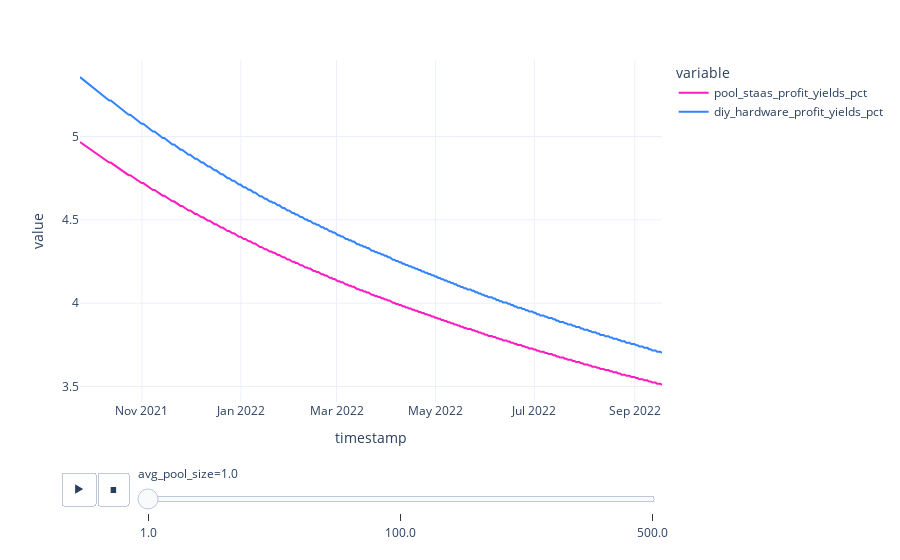

Write notebook code for a chart like this one.
### Code cell
px.line(
    df,
    x='timestamp',
    y=['pool_staas_profit_yields_pct', 'diy_hardware_profit_yields_pct'],
    animation_frame='avg_pool_size'
)

### Figure 1 — Plotly figure (JSON) as saved in the notebook; plotly's stock layout.template omitted (floating-point values rounded to 4 significant figures; data arrays with more than 128 entries replaced by an {"elided": "..."} marker saying what was removed)
{"data": [{"hovertemplate": "variable=pool_staas_profit_yields_pct<br>avg_pool_size=1.0<br>timestamp=%{x}<br>value=%{y}<extra></extra>", "legendgroup": "pool_staas_profit_yields_pct", "line": {"color": "#FC1CBF", "dash": "solid"}, "mode": "lines", "name": "pool_staas_profit_yields_pct", "orientation": "v", "showlegend": true, "type": "scatter", "x": {"elided": "360 str values"}, "xaxis": "x", "y": {"elided": "360 float values"}, "yaxis": "y"}, {"hovertemplate": "variable=diy_hardware_profit_yields_pct<br>avg_pool_size=1.0<br>timestamp=%{x}<br>value=%{y}<extra></extra>", "legendgroup": "diy_hardware_profit_yields_pct", "line": {"color": "#3283FE", "dash": "solid"}, "mode": "lines", "name": "diy_hardware_profit_yields_pct", "orientation": "v", "showlegend": true, "type": "scatter", "x": {"elided": "360 str values"}, "xaxis": "x", "y": {"elided": "360 float values"}, "yaxis": "y"}], "layout": {"legend": {"title": {"text": "variable"}, "tracegroupgap": 0}, "margin": {"t": 60}, "sliders": [{"active": 0, "currentvalue": {"prefix": "avg_pool_size="}, "len": 0.9, "pad": {"b": 10, "t": 60}, "steps": [{"args": [["1.0"], {"frame": {"duration": 0, "redraw": false}, "fromcurrent": true, "mode": "immediate", "transition": {"duration": 0, "easing": "linear"}}], "label": "1.0", "method": "animate"}, {"args": [["100.0"], {"frame": {"duration": 0, "redraw": false}, "fromcurrent": true, "mode": "immediate", "transition": {"duration": 0, "easing": "linear"}}], "label": "100.0", "method": "animate"}, {"args": [["500.0"], {"frame": {"duration": 0, "redraw": false}, "fromcurrent": true, "mode": "immediate", "transition": {"duration": 0, "easing": "linear"}}], "label": "500.0", "method": "animate"}], "x": 0.1, "xanchor": "left", "y": 0, "yanchor": "top"}], "updatemenus": [{"buttons": [{"args": [null, {"frame": {"duration": 500, "redraw": false}, "fromcurrent": true, "mode": "immediate", "transition": {"duration": 500, "easing": "linear"}}], "label": "&#9654;", "method": "animate"}, {"args": [[null], {"frame": {"duration": 0, "redraw": false}, "fromcurrent": true, "mode": "immediate", "transition": {"duration": 0, "easing": "linear"}}], "label": "&#9724;", "method": "animate"}], "direction": "left", "pad": {"r": 10, "t": 70}, "showactive": false, "type": "buttons", "x": 0.1, "xanchor": "right", "y": 0, "yanchor": "top"}], "xaxis": {"anchor": "y", "domain": [0, 1], "title": {"text": "timestamp"}}, "yaxis": {"anchor": "x", "domain": [0, 1], "title": {"text": "value"}}}}
